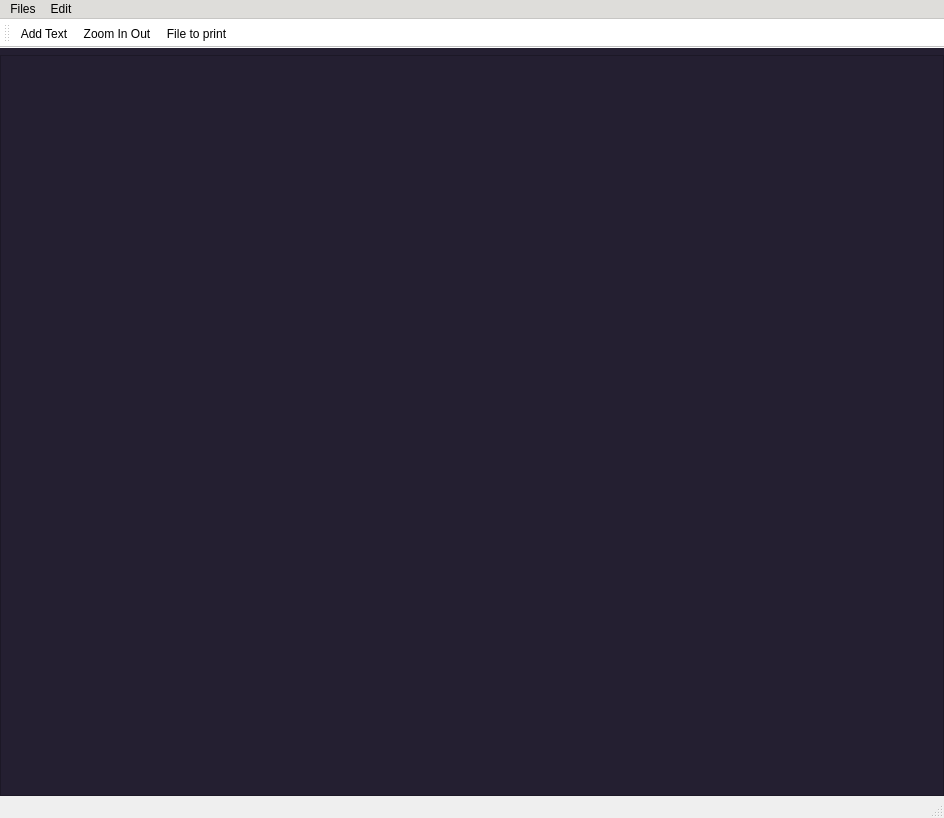
<?xml version="1.0" encoding="UTF-8"?>
<ui version="4.0">
 <class>MainWindow</class>
 <widget class="QMainWindow" name="MainWindow">
  <property name="geometry">
   <rect>
    <x>0</x>
    <y>0</y>
    <width>944</width>
    <height>818</height>
   </rect>
  </property>
  <property name="sizePolicy">
   <sizepolicy hsizetype="Expanding" vsizetype="Fixed">
    <horstretch>0</horstretch>
    <verstretch>0</verstretch>
   </sizepolicy>
  </property>
  <property name="windowTitle">
   <string>MainWindow</string>
  </property>
  <property name="styleSheet">
   <string notr="true"/>
  </property>
  <widget class="QWidget" name="centralwidget">
   <property name="mouseTracking">
    <bool>true</bool>
   </property>
   <property name="styleSheet">
    <string notr="true">background-color: rgb(36, 31, 49);</string>
   </property>
   <layout class="QVBoxLayout" name="verticalLayout">
    <property name="leftMargin">
     <number>0</number>
    </property>
    <property name="topMargin">
     <number>7</number>
    </property>
    <property name="rightMargin">
     <number>0</number>
    </property>
    <property name="bottomMargin">
     <number>0</number>
    </property>
    <item>
     <widget class="QGraphicsView" name="backgroundView">
      <property name="mouseTracking">
       <bool>true</bool>
      </property>
      <property name="renderHints">
       <set>QPainter::Antialiasing|QPainter::HighQualityAntialiasing|QPainter::SmoothPixmapTransform|QPainter::TextAntialiasing</set>
      </property>
      <property name="transformationAnchor">
       <enum>QGraphicsView::AnchorUnderMouse</enum>
      </property>
     </widget>
    </item>
   </layout>
  </widget>
  <widget class="QStatusBar" name="statusbar"/>
  <widget class="QMenuBar" name="menuBar">
   <property name="geometry">
    <rect>
     <x>0</x>
     <y>0</y>
     <width>944</width>
     <height>22</height>
    </rect>
   </property>
   <property name="palette">
    <palette>
     <active>
      <colorrole role="Base">
       <brush brushstyle="SolidPattern">
        <color alpha="255">
         <red>255</red>
         <green>255</green>
         <blue>255</blue>
        </color>
       </brush>
      </colorrole>
      <colorrole role="Window">
       <brush brushstyle="SolidPattern">
        <color alpha="255">
         <red>222</red>
         <green>221</green>
         <blue>218</blue>
        </color>
       </brush>
      </colorrole>
      <colorrole role="Shadow">
       <brush brushstyle="SolidPattern">
        <color alpha="255">
         <red>222</red>
         <green>221</green>
         <blue>218</blue>
        </color>
       </brush>
      </colorrole>
     </active>
     <inactive>
      <colorrole role="Base">
       <brush brushstyle="SolidPattern">
        <color alpha="255">
         <red>255</red>
         <green>255</green>
         <blue>255</blue>
        </color>
       </brush>
      </colorrole>
      <colorrole role="Window">
       <brush brushstyle="SolidPattern">
        <color alpha="255">
         <red>222</red>
         <green>221</green>
         <blue>218</blue>
        </color>
       </brush>
      </colorrole>
      <colorrole role="Shadow">
       <brush brushstyle="SolidPattern">
        <color alpha="255">
         <red>222</red>
         <green>221</green>
         <blue>218</blue>
        </color>
       </brush>
      </colorrole>
     </inactive>
     <disabled>
      <colorrole role="Base">
       <brush brushstyle="SolidPattern">
        <color alpha="255">
         <red>222</red>
         <green>221</green>
         <blue>218</blue>
        </color>
       </brush>
      </colorrole>
      <colorrole role="Window">
       <brush brushstyle="SolidPattern">
        <color alpha="255">
         <red>222</red>
         <green>221</green>
         <blue>218</blue>
        </color>
       </brush>
      </colorrole>
      <colorrole role="Shadow">
       <brush brushstyle="SolidPattern">
        <color alpha="255">
         <red>222</red>
         <green>221</green>
         <blue>218</blue>
        </color>
       </brush>
      </colorrole>
     </disabled>
    </palette>
   </property>
   <widget class="QMenu" name="menuFiles">
    <property name="title">
     <string>Files</string>
    </property>
    <addaction name="Open_Image"/>
    <addaction name="Open_PDF"/>
    <addaction name="Save_file"/>
   </widget>
   <widget class="QMenu" name="menuEdit">
    <property name="title">
     <string>Edit</string>
    </property>
    <addaction name="actionUndo"/>
   </widget>
   <addaction name="menuFiles"/>
   <addaction name="menuEdit"/>
  </widget>
  <widget class="QToolBar" name="toolBar">
   <property name="palette">
    <palette>
     <active>
      <colorrole role="Base">
       <brush brushstyle="SolidPattern">
        <color alpha="255">
         <red>255</red>
         <green>255</green>
         <blue>255</blue>
        </color>
       </brush>
      </colorrole>
      <colorrole role="Window">
       <brush brushstyle="SolidPattern">
        <color alpha="255">
         <red>255</red>
         <green>255</green>
         <blue>255</blue>
        </color>
       </brush>
      </colorrole>
      <colorrole role="Shadow">
       <brush brushstyle="SolidPattern">
        <color alpha="255">
         <red>255</red>
         <green>255</green>
         <blue>255</blue>
        </color>
       </brush>
      </colorrole>
     </active>
     <inactive>
      <colorrole role="Base">
       <brush brushstyle="SolidPattern">
        <color alpha="255">
         <red>255</red>
         <green>255</green>
         <blue>255</blue>
        </color>
       </brush>
      </colorrole>
      <colorrole role="Window">
       <brush brushstyle="SolidPattern">
        <color alpha="255">
         <red>255</red>
         <green>255</green>
         <blue>255</blue>
        </color>
       </brush>
      </colorrole>
      <colorrole role="Shadow">
       <brush brushstyle="SolidPattern">
        <color alpha="255">
         <red>255</red>
         <green>255</green>
         <blue>255</blue>
        </color>
       </brush>
      </colorrole>
     </inactive>
     <disabled>
      <colorrole role="Base">
       <brush brushstyle="SolidPattern">
        <color alpha="255">
         <red>255</red>
         <green>255</green>
         <blue>255</blue>
        </color>
       </brush>
      </colorrole>
      <colorrole role="Window">
       <brush brushstyle="SolidPattern">
        <color alpha="255">
         <red>255</red>
         <green>255</green>
         <blue>255</blue>
        </color>
       </brush>
      </colorrole>
      <colorrole role="Shadow">
       <brush brushstyle="SolidPattern">
        <color alpha="255">
         <red>255</red>
         <green>255</green>
         <blue>255</blue>
        </color>
       </brush>
      </colorrole>
     </disabled>
    </palette>
   </property>
   <property name="windowTitle">
    <string>toolBar</string>
   </property>
   <property name="iconSize">
    <size>
     <width>24</width>
     <height>24</height>
    </size>
   </property>
   <attribute name="toolBarArea">
    <enum>TopToolBarArea</enum>
   </attribute>
   <attribute name="toolBarBreak">
    <bool>false</bool>
   </attribute>
   <addaction name="Add_Text"/>
   <addaction name="Zoom_In_Out"/>
   <addaction name="Print"/>
  </widget>
  <action name="actionOpen_image">
   <property name="text">
    <string>Open image</string>
   </property>
  </action>
  <action name="actionOpen_PDF">
   <property name="text">
    <string>Open PDF</string>
   </property>
  </action>
  <action name="Open_Image">
   <property name="text">
    <string>Open image</string>
   </property>
  </action>
  <action name="Open_PDF">
   <property name="text">
    <string>Open PDF</string>
   </property>
  </action>
  <action name="actionUndo">
   <property name="text">
    <string>Undo</string>
   </property>
  </action>
  <action name="Zoom_In_Out">
   <property name="checkable">
    <bool>true</bool>
   </property>
   <property name="checked">
    <bool>false</bool>
   </property>
   <property name="icon">
    <iconset resource="../icons/new.qrc">
     <normaloff>:/icons/icons8-zoom-64.png</normaloff>:/icons/icons8-zoom-64.png</iconset>
   </property>
   <property name="text">
    <string>Zoom In Out</string>
   </property>
   <property name="toolTip">
    <string>Zoom In: Right Click,  Zoom out: Left Click</string>
   </property>
  </action>
  <action name="Save_file">
   <property name="text">
    <string>Save image</string>
   </property>
  </action>
  <action name="Save_One_Pdf">
   <property name="text">
    <string>Save single PDF</string>
   </property>
  </action>
  <action name="Print">
   <property name="icon">
    <iconset resource="../icons/new.qrc">
     <normaloff>:/icons/icons8-printer-64.png</normaloff>:/icons/icons8-printer-64.png</iconset>
   </property>
   <property name="text">
    <string>File to print</string>
   </property>
  </action>
  <action name="Add_Text">
   <property name="checkable">
    <bool>true</bool>
   </property>
   <property name="icon">
    <iconset resource="../icons/new.qrc">
     <normaloff>:/icons/icons8-text-64.png</normaloff>:/icons/icons8-text-64.png</iconset>
   </property>
   <property name="text">
    <string>Add Text</string>
   </property>
  </action>
 </widget>
 <resources>
  <include location="../icons/new.qrc"/>
 </resources>
 <connections/>
</ui>
